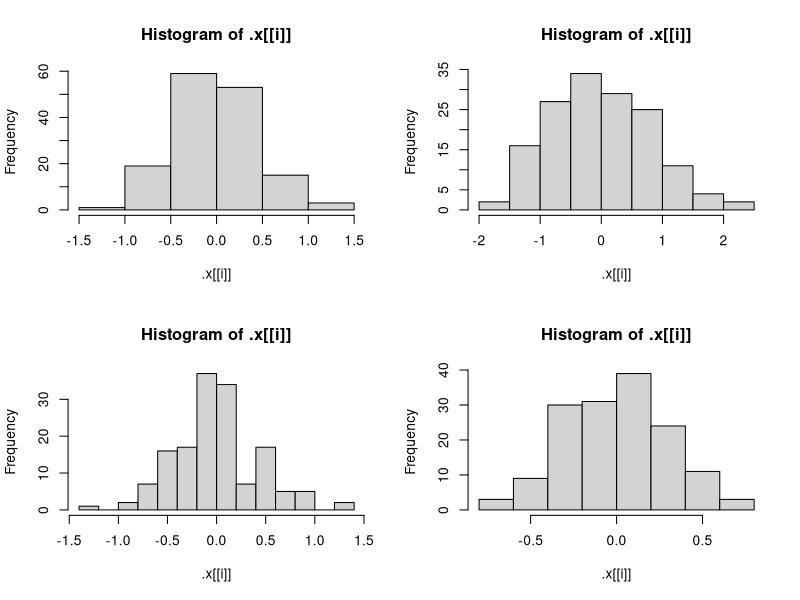
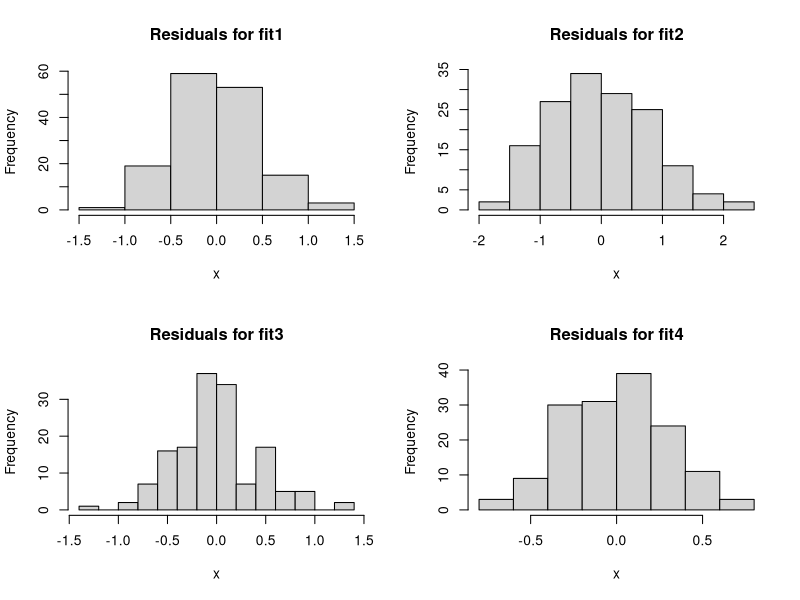

Write the R code that produced these figures, in order.
## ---- chunk 1
getRMSE <- function(response, predictions, ...) {
  # find the squared errors
  sq_errors <- (response - predictions)^2

  # calculate RMSE
  RMSE <- sqrt(mean(sq_errors, ...))
  
  return(RMSE)
}
## ---- chunk 2
set.seed(10)
n <- 100
x <- runif(n)
resp <- 3 + 10 * x + rnorm(n)
pred <- predict(lm(resp ~ x), data.frame(x))
## ---- chunk 3
getRMSE(resp, pred)
## ---- chunk 4
# change two values from resp to NA
resp[1:2] <- NA_real_

# call getRMSE with na.rm set to true
getRMSE(resp, pred, na.rm = TRUE)
## ---- chunk 5
getMAE <- function(response, predictions, ...) {
  # calculate absolute value of errors
  errors <- abs(response - predictions)
  
  # calculate MAE
  MAE <- mean(errors, ...)
  
  return(MAE)
}
## ---- chunk 6
set.seed(10)
n <- 100
x <- runif(n)
resp <- 3 + 10 * x + rnorm(n)
pred <- predict(lm(resp ~ x), data.frame(x))
## ---- chunk 7
getMAE(resp, pred)
## ---- chunk 8
resp[1:2] <- NA_real_

getMAE(resp, pred, na.rm = TRUE)
## ---- chunk 9
get_MAE_RMSE <- function(response, predictions, metric = c('MAE', 'RMSE'), ...) {
  # check data types for response and predictions vectors
  if (!is.numeric(response) || !is.atomic(response))
    stop('Response is not a numeric vector')
  
  if (!is.numeric(predictions) || !is.atomic(predictions))
    stop('Response is not a numeric vector')
  
  # create empty list to store calculated metrics
  result <- c()
  # check for each metric in the metric argument
  if ('MAE' %in% metric) {
    result['MAE'] <- getMAE(response, predictions, ...)
  }
  
  if ('RMSE' %in% metric) {
    result['RMSE'] <- getRMSE(response, predictions, ...)
  }
  return(result)
}
## ---- chunk 10
set.seed(10)
n <- 100
x <- runif(n)
resp <- 3 + 10 * x + rnorm(n)
pred <- predict(lm(resp ~ x), data.frame(x))
## ---- chunk 11
get_MAE_RMSE(resp, pred)
## ---- chunk 12
# add missing values to resp
resp[1:2] <- NA_real_

# test function
get_MAE_RMSE(resp, pred, na.rm = TRUE)
## ---- chunk 13
library(purrr)
## ---- chunk 14
lm_fit1 <- lm(Sepal.Length ~ Sepal.Width + Species, data = iris)
## ---- chunk 15
# using $
lm_fit1$coefficients

# using coef()
coef(lm_fit1)

# using pluck()
lm_fit1 |> 
  pluck(coefficients)
## ---- chunk 16
lm_fit2 <- lm(Sepal.Length ~ Sepal.Width, data = iris)
lm_fit3 <- lm(Sepal.Length ~ Petal.Width + Sepal.Width + Species, data = iris)
lm_fit4 <- lm(Sepal.Length ~ Petal.Width + Petal.Length + Sepal.Width + Species,
data = iris)
fits <- list(lm_fit1, lm_fit2, lm_fit3, lm_fit4)
## ---- chunk 17
map(fits, confint)
## ---- chunk 18
# set up 2x2 plotting window
par(mfrow = c(2, 2))

# pull out residuals using map() and create histograms
residuals <- map(fits, resid) |>
  walk(hist)
## ---- chunk 19
# set up 2x2 plotting window
par(mfrow = c(2, 2))

# Assign names to elements of residuals list and create histograms
residuals |> 
  set_names(c('fit1', 'fit2', 'fit3', 'fit4')) |>
  iwalk(\(x, names) hist(x, main = paste('Residuals for', names)))
